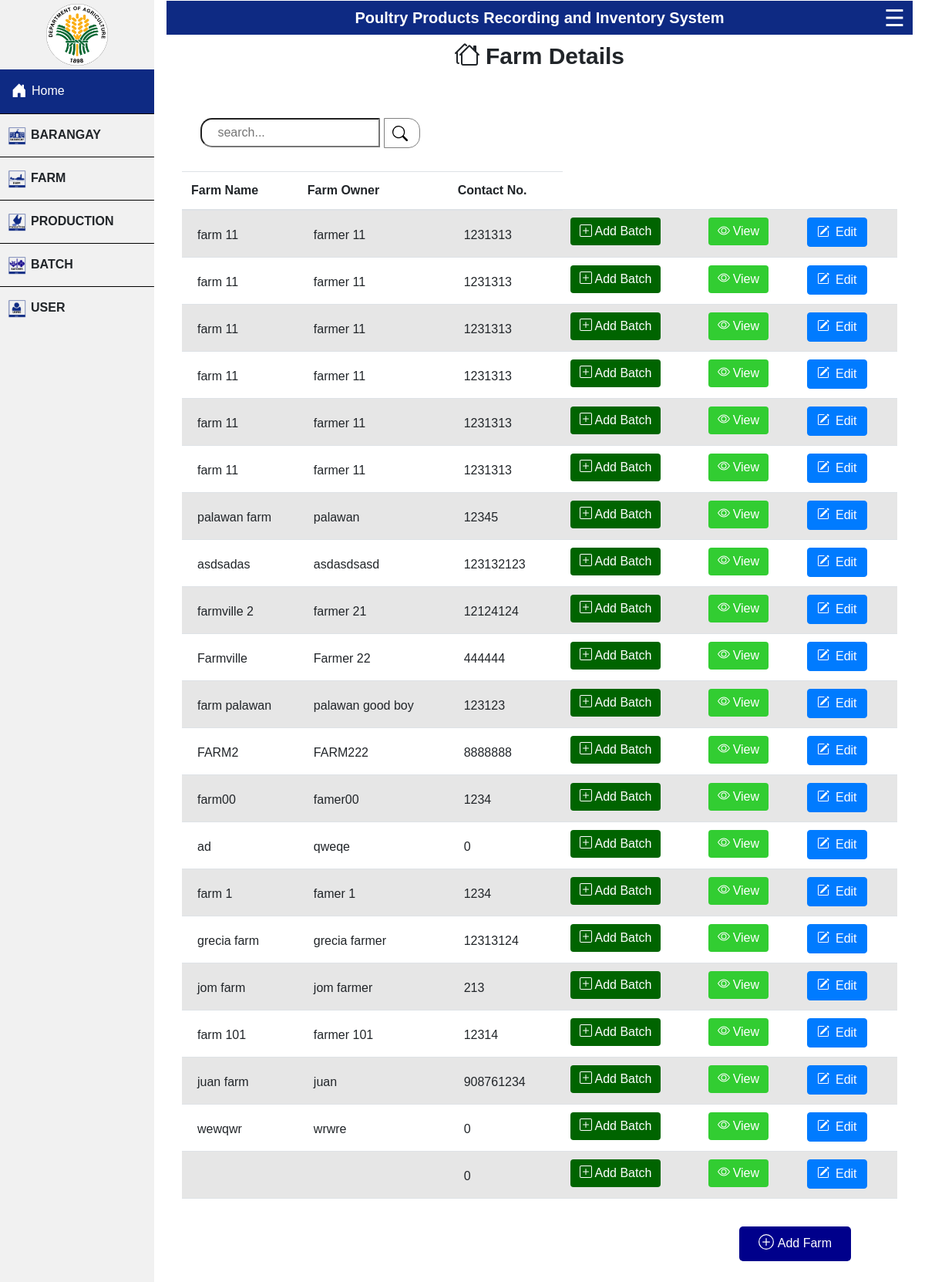
The page /project/view-farm.php on the database as committed earlier.
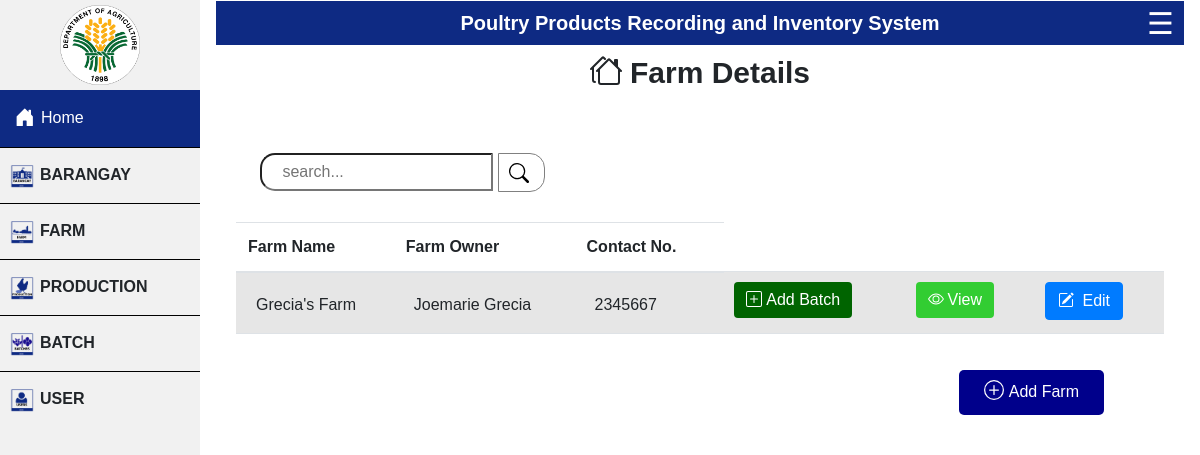
The same page on the database as committed later.
### tables this page shows
CREATE TABLE `farm` (
  `farmID` int(21) NOT NULL,
  `baranggayID` int(21) NOT NULL,
  `farmname` varchar(21) NOT NULL,
  `farmowner` varchar(21) NOT NULL,
  `contactno` int(21) NOT NULL,
  `lat` decimal(10,8) NOT NULL,
  `lng` decimal(11,8) NOT NULL
);

### project/view-farm.php (the view, shortened to what this page needs)
<?php include ("header.php");  ?>
<div class="wrapper">
    <section class="view-user">
        <h2>Farm Details</h2>
    </section>
    <section class="view">
        <?php
include 'connect.php';
$sql = "SELECT * FROM farm";
$data = mysqli_query($data, $sql);
if ($_SERVER['REQUEST_METHOD'] === 'POST') {
    $searchTerm = htmlspecialchars($_POST['search']);
    $filteredData = array();
    foreach ($data as $item) {
        if (stripos($item['farmname'], $searchTerm) !== false) {
            $filteredData[] = $item;
        }
    }
} else {
    $filteredData = $data;
}
?>
        <form method="post">
            <div class="search-area">
            <input class="" type="text" placeholder="search..." id="search" name="search" value="<?php echo $searchTerm ?? ''; ?>">
            <a><button type="submit"><svg xmlns="http://www.w3.org/2000/svg" width="20" height="20" fill="black" class="bi bi-search" viewBox="0 0 16 16">
  <path d="M11.742 10.344a6.5 6.5 0 1 0-1.397 1.398h-.001c.03.04.062.078.098.115l3.85 3.85a1 1 0 0 0 1.415-1.414l-3.85-3.85a1.007 1.007 0 0 0-.115-.1zM12 6.5a5.5 5.5 0 1 1-11 0 5.5 5.5 0 0 1 11 0z"/>
</svg></button></a>
            </div>
        </form>
        <table class="table table-striped">
            <thead>
                <tr>
                    <th>Farm Name</th>
                    <th>Farm Owner</th>
                    <th>Contact No.</th>
                </tr>
            </thead>
            <tbody>
                <?php foreach ($filteredData as $item): ?>
                <tr>
                    <td><p id="p"><?php echo $item['farmname']; ?></p></td>
                    <td><p id="p"><?php echo $item['farmowner']; ?></p></td>
                    <td><p id="p"><?php echo $item['contactno']; ?></p></td>
                    <td>
                        <div class="addbatch-button">
                            <button type="button" class="btn btn-primary" data-bs-toggle="modal"
                                data-bs-target="#editModal">
                                <a href="add-batch.php?farmID=<?php echo $item['farmID']; ?>">Add Batch</a>
                            </button>
                        </div>
                    </td>
                    <td>
                        <div class="viewbatch-button">
                            <button type="button" class="btn btn-primary" data-bs-toggle="modal"
                                data-bs-target="#editModal">
                                <a href="view-batchesx.php?farmID=<?php echo $item['farmID']; ?>"> View </a>
                            </button>
                        </div>
                    </td>
                    <td>
                        <button type="button" class="btn btn-primary" data-bs-toggle="modal"
                            data-bs-target="#editModal">
                            <a href="update-farm.php?farmID=<?php echo $item['farmID']; ?>"> Edit </a>
                        </button>
                    </td>
                </tr>
                <?php endforeach; ?>
            </tbody>
        </table>
    </section>
    <div class="add">
        <div class="add-user-page">
            <a href="add-farm.php">Add Farm</a>
        </div>
    </div>
</div>
</body>
</html>

Rows that differ between the two databases and show on the page:
removed farm: farmname "farm 11", farmowner "farmer 11", contactno "1231313"
removed farm: farmname "farm 11", farmowner "farmer 11", contactno "1231313"
removed farm: farmname "farm 11", farmowner "farmer 11", contactno "1231313"
removed farm: farmname "farm 11", farmowner "farmer 11", contactno "1231313"
removed farm: farmname "farm 11", farmowner "farmer 11", contactno "1231313"
removed farm: farmname "farm 11", farmowner "farmer 11", contactno "1231313"
removed farm: farmname "palawan farm", farmowner "palawan", contactno "12345"
removed farm: farmname "asdsadas", farmowner "asdasdsasd", contactno "123132123"
removed farm: farmname "farmville 2", farmowner "farmer 21", contactno "12124124"
removed farm: farmname "Farmville", farmowner "Farmer 22", contactno "444444"
removed farm: farmname "farm palawan", farmowner "palawan good boy", contactno "123123"
removed farm: farmname "FARM2", farmowner "FARM222", contactno "8888888"
removed farm: farmname "farm00", farmowner "famer00", contactno "1234"
removed farm: farmname "ad", farmowner "qweqe", contactno "0"
removed farm: farmname "farm 1", farmowner "famer 1", contactno "1234"
removed farm: farmname "grecia farm", farmowner "grecia farmer", contactno "12313124"
removed farm: farmname "jom farm", farmowner "jom farmer", contactno "213"
removed farm: farmname "farm 101", farmowner "farmer 101", contactno "12314"
removed farm: farmname "juan farm", farmowner "juan", contactno "908761234"
removed farm: farmname "wewqwr", farmowner "wrwre", contactno "0"
removed farm: contactno "0"
added farm: farmname "Grecia's Farm", farmowner "Joemarie Grecia", contactno "2345667"
